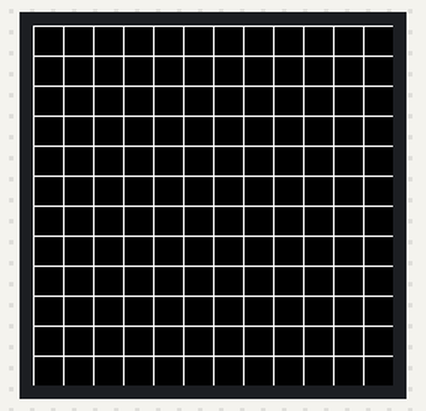
The program below on a simulated Raspberry Pi Pico running MicroPython. Parts: 240×240 colour display. Library files of the repository ran but are not shown: vga1_8x16.py, vga1_bold_16x32.py; what the program prints to the serial console is not drawn.

Above: at 0.3 s.
At 1.4 s:
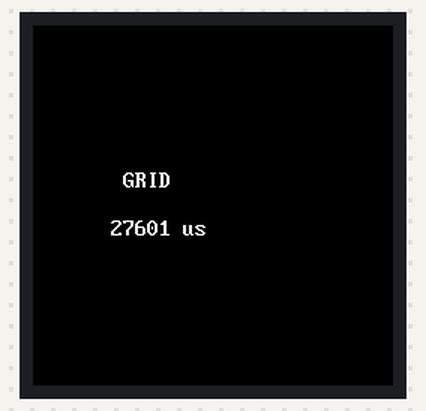
At 3.4 s:
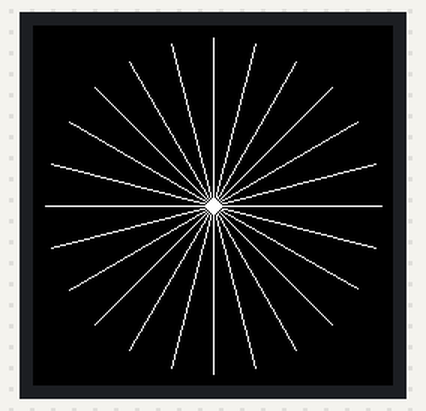
At 4.6 s:
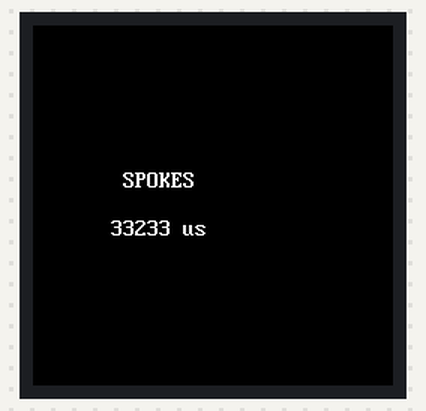

The program:

08-drawing-lines.py
```python
import config
from math import sin, cos, radians
from utime import ticks_us, ticks_diff, sleep_ms

# Lab 08: Drawing Lines - Rectangular vs. Circular
# Two ways to fill this round screen with lines, timed against each
# other:
#
#   GRID    a rectangular pattern of axis-aligned lines, drawn with
#           hline()/vline(). Each call sends one straight run of pixels.
#   SPOKES  a circular pattern of lines radiating from the center,
#           drawn with line(). Every spoke is a general diagonal line,
#           which this driver has to walk one step at a time - there is
#           no "run" to send in one piece.
#
# Same number of lines (24 each), drawn two different ways. Cycles
# between the two patterns forever, showing the measured draw time in
# microseconds after each one.

display = config.init_display()
WHITE = config.WHITE
BLACK = config.BLACK

GRID_SPACING = 20   # 240 / 20 = 12 vlines + 12 hlines = 24 lines
SPOKE_COUNT = 24
REPEATS = 3


def draw_grid():
    display.fill(BLACK)
    for x in range(0, config.WIDTH, GRID_SPACING):
        display.vline(x, 0, config.HEIGHT, WHITE)
    for y in range(0, config.HEIGHT, GRID_SPACING):
        display.hline(0, y, config.WIDTH, WHITE)


def draw_spokes():
    display.fill(BLACK)
    cx, cy, r = config.CENTER_X, config.CENTER_Y, config.SAFE_RADIUS
    for i in range(SPOKE_COUNT):
        angle = radians(360 * i / SPOKE_COUNT)
        x = cx + int(r * sin(angle))
        y = cy - int(r * cos(angle))
        display.line(cx, cy, x, y, WHITE)


def time_drawing(draw, repeats):
    draw()  # warm-up, not counted
    started = ticks_us()
    for _ in range(repeats):
        draw()
    return ticks_diff(ticks_us(), started) // repeats


def show_result(label, microseconds):
    display.fill(BLACK)
    display.text(config.FONT, label, 60, 96, WHITE, BLACK)
    display.text(config.FONT, "{} us".format(microseconds), 52, 128, WHITE, BLACK)


try:
    while True:
        draw_grid()
        sleep_ms(1000)
        grid_us = time_drawing(draw_grid, REPEATS)
        show_result("GRID", grid_us)
        print("grid  :", grid_us, "us")
        sleep_ms(2000)

        draw_spokes()
        sleep_ms(1000)
        spokes_us = time_drawing(draw_spokes, REPEATS)
        show_result("SPOKES", spokes_us)
        print("spokes:", spokes_us, "us")
        sleep_ms(2000)
except KeyboardInterrupt:
    print("Got ctrl-c, stopping")

# Things to try:
#
# 1. Predict which pattern wins before you run it, then check the
#    numbers on the display.
#
# 2. Change GRID_SPACING to 10 (48 lines) and SPOKE_COUNT to 48 to keep
#    the comparison fair, and see whether the ratio between them stays
#    about the same.
```

config.py
```python
# Hardware configuration for the Smartwatch Compass (HMC5883L + GC9A01) kit.
# Every numbered lab in this folder imports its pins from here instead of
# hardcoding them, so the whole kit only needs to be described in one place.
#
# This kit pairs two boards already used elsewhere in this repo:
#   - the GC9A01 round display, wired exactly like the confirmed-working
#     "pico" wiring in src/kits/max98357a-amp/config.py (SPI0, GPIO2-6)
#   - the HMC5883L compass, the same chip as src/kits/compass-hmc5883l, but
#     moved off I2C1 (GPIO10/11) onto I2C0 (GPIO12/13) because GPIO2/3 are
#     now spoken for by the display's SPI clock/data lines.

from machine import Pin, SPI
import gc9a01
import vga1_8x16 as FONT           # 8x16 - no built-in font on this driver
import vga1_bold_16x32 as BIG_FONT  # 16x32 - readable from across the room, 15 chars max

# ---------------------------------------------------------------------------
# GC9A01 round display (240x240, SPI0)
# ---------------------------------------------------------------------------
#   Module pin   Pico pin
#   ----------   --------
#   SCL / CLK    GP2
#   SDA / MOSI   GP3
#   DC           GP4
#   CS           GP5
#   RST          GP6
#   VCC          3V3
#   GND          GND
WIDTH = 240
HEIGHT = 240
SPI_ID = 0
SCK_PIN = 2
MOSI_PIN = 3
DC_PIN = 4
CS_PIN = 5
RES_PIN = 6
BAUDRATE = 60_000_000

# RGB565: five bits of red, six of green, five of blue.
BLACK = 0x0000
WHITE = 0xFFFF
RED = 0xF800
GREEN = 0x07E0
BLUE = 0x001F

# The geometry of a round screen: the driver addresses a 240x240 square,
# but only the circle inscribed in it is visible. Keep drawing inside
# SAFE_RADIUS - the last few pixels out toward RADIUS sit under the bezel.
CENTER_X = WIDTH // 2   # 120
CENTER_Y = HEIGHT // 2  # 120
RADIUS = WIDTH // 2     # 120 -- the physical edge of the glass
SAFE_RADIUS = 112


def init_display():
    """Start the SPI bus and the GC9A01. Returns the display object.

    There is no frame buffer on this driver - every drawing call goes
    straight to the glass, and there is no show() to call afterwards."""
    spi = SPI(SPI_ID, baudrate=BAUDRATE, sck=Pin(SCK_PIN), mosi=Pin(MOSI_PIN))
    return gc9a01.GC9A01(
        spi,
        dc=Pin(DC_PIN, Pin.OUT),
        cs=Pin(CS_PIN, Pin.OUT),
        reset=Pin(RES_PIN, Pin.OUT),
        rotation=0)


# ---------------------------------------------------------------------------
# HMC5883L compass (I2C0)
# ---------------------------------------------------------------------------
#   VCC  -> Pico 3.3V OUT
#   GND  -> Pico GND
#   SDA  -> GPIO12 (I2C0 SDA)
#   SCL  -> GPIO13 (I2C0 SCL)
I2C_SDA_PIN = 12
I2C_SCL_PIN = 13
I2C_BUS = 0
HMC5883L_ADDRESS = 0x1E  # 30 decimal, fixed on this chip

CONFIG_A = 0x00
CONFIG_B = 0x01
MODE = 0x02
DATA_START = 0x03

# GP25 is the onboard LED on a Raspberry Pi Pico. Lab 02 blinks it.
LED_PIN = 25
```

Measured:
- by itself, everything shown: repeats every 6.4 s, in 6 steps
- what the display in image 0 shows lasts 1.1 s, from 0.2 s to 1.3 s
- what the display in image 1 shows lasts 2.1 s, from 1.3 s to 3.4 s
